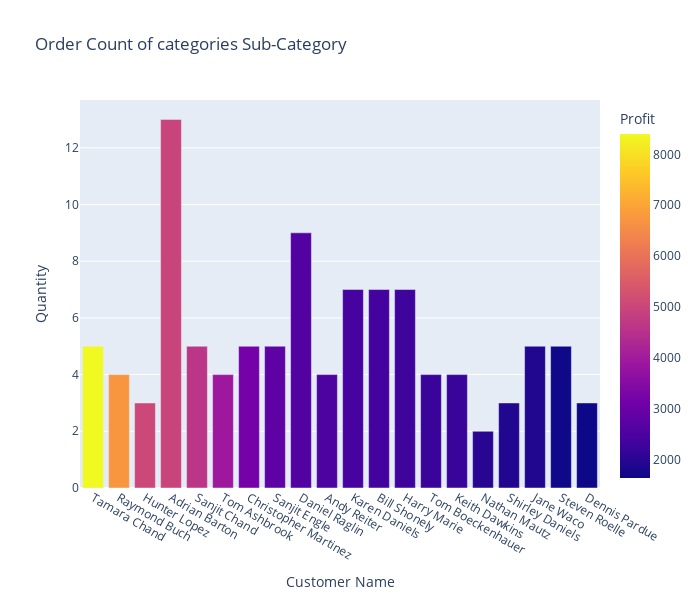

The notebook cell this image was saved under:
### Code cell
fig=px.bar(csv.head(20),x="Customer Name",y="Quantity",color='Profit',hover_data=['Discount','Category'],width=700,height=600,title="Order Count of categories Sub-Category")
fig.show()

### Figure 1 — Plotly figure (JSON) as saved in the notebook; plotly's stock layout.template omitted (floating-point values rounded to 4 significant figures)
{"data": [{"alignmentgroup": "True", "customdata": [[0, "Technology"], [0, "Technology"], [0, "Technology"], [0, "Office Supplies"], [0, "Office Supplies"], [0.2, "Technology"], [0, "Office Supplies"], [0, "Technology"], [0, "Technology"], [0, "Office Supplies"], [0, "Technology"], [0, "Technology"], [0, "Technology"], [0, "Technology"], [0, "Technology"], [0, "Technology"], [0, "Office Supplies"], [0.2, "Office Supplies"], [0, "Technology"], [0.2, "Office Supplies"]], "hovertemplate": "Customer Name=%{x}<br>Quantity=%{y}<br>Discount=%{customdata[0]}<br>Category=%{customdata[1]}<br>Profit=%{marker.color}<extra></extra>", "legendgroup": "", "marker": {"color": [8400.0, 6720.0, 5040.0, 4946.0, 4630.0, 3920.0, 3177.0, 2800.0, 2592.0, 2504.0, 2401.0, 2366.0, 2303.0, 2240.0, 2229.0, 1996.0, 1906.0, 1906.0, 1668.0, 1644.0], "coloraxis": "coloraxis", "pattern": {"shape": ""}}, "name": "", "offsetgroup": "", "orientation": "v", "showlegend": false, "textposition": "auto", "type": "bar", "x": ["Tamara Chand", "Raymond Buch", "Hunter Lopez", "Adrian Barton", "Sanjit Chand", "Tom Ashbrook", "Christopher Martinez", "Sanjit Engle", "Daniel Raglin", "Andy Reiter", "Karen Daniels", "Bill Shonely", "Harry Marie", "Tom Boeckenhauer", "Keith Dawkins", "Nathan Mautz", "Shirley Daniels", "Jane Waco", "Steven Roelle", "Dennis Pardue"], "xaxis": "x", "y": [5, 4, 3, 13, 5, 4, 5, 5, 9, 4, 7, 7, 7, 4, 4, 2, 3, 5, 5, 3], "yaxis": "y"}], "layout": {"barmode": "relative", "coloraxis": {"colorbar": {"title": {"text": "Profit"}}, "colorscale": [[0, "#0d0887"], [0.1111, "#46039f"], [0.2222, "#7201a8"], [0.3333, "#9c179e"], [0.4444, "#bd3786"], [0.5556, "#d8576b"], [0.6667, "#ed7953"], [0.7778, "#fb9f3a"], [0.8889, "#fdca26"], [1, "#f0f921"]]}, "height": 600, "legend": {"tracegroupgap": 0}, "title": {"text": "Order Count of categories Sub-Category"}, "width": 700, "xaxis": {"anchor": "y", "autorange": true, "domain": [0, 1], "range": [-0.5, 19.5], "title": {"text": "Customer Name"}, "type": "category"}, "yaxis": {"anchor": "x", "autorange": true, "domain": [0, 1], "range": [0, 13.68], "title": {"text": "Quantity"}, "type": "linear"}}}
